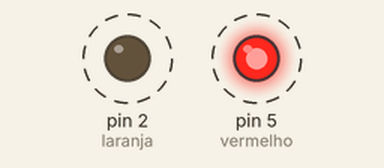
Simulated run of this sketch. Board: Arduino Uno, built with avr-gcc and run on an emulated ATmega328P. Shown: output pins drawn as LEDs (lit = HIGH). Dashed ring = blinking.

Above: at 0.5 s.
Timing chart, 0 to 4.6 s (numbered marks = the images above):
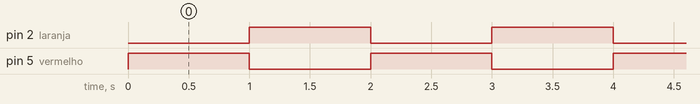

Measured:
- by itself, pin 2 (laranja), pin 5 (vermelho): alternates HIGH for 1.0 s and LOW for 1.0 s

The sketch:

exemplo6-4.ino
```cpp
#define vermelho 5
#define laranja 2

void setup() {
    pinMode(vermelho, OUTPUT);
    pinMode(laranja, OUTPUT);
}

void loop() {
    digitalWrite(laranja, 0); // desligar laranja
    digitalWrite(vermelho, 1); // ligar vermelho
    delay(1000); // esperar 1 segundo
    digitalWrite(vermelho, 0); // desligar vermelho
    digitalWrite(laranja, 1); // ligar laranja
    delay(1000); // esperar 1 segundo
}
```
